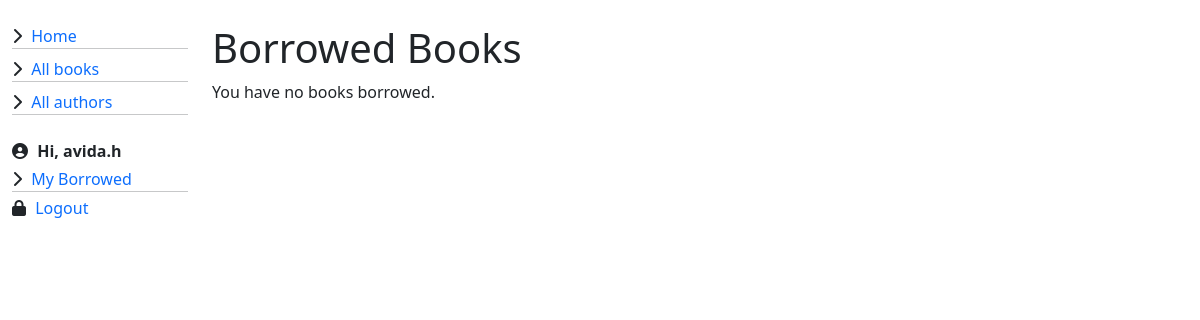
Page /catalog/mybooks/ (signed in) on the earlier database version.
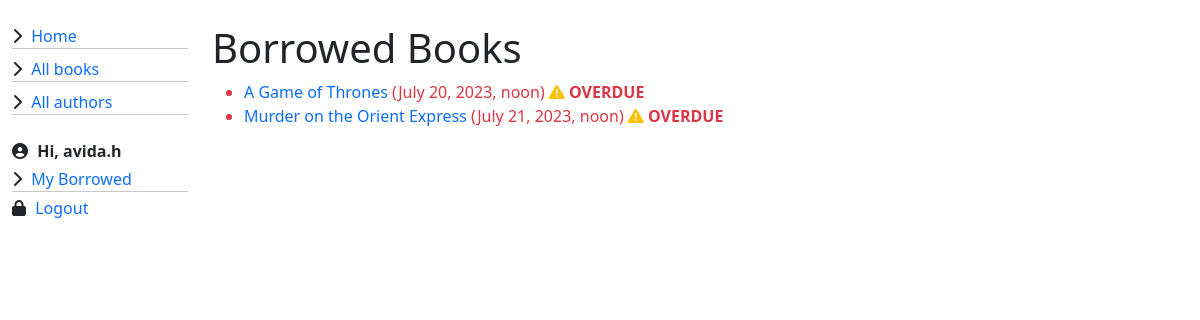
Same page on the later database version.
### catalog/models.py (models this page shows, shortened)
class BookInstance(models.Model):
    id = models.UUIDField(primary_key=True, default=uuid.uuid4,
                          help_text="Unique ID for this particular book across whole library")
    book = models.ForeignKey("book", on_delete=models.RESTRICT, null=True)
    imprint = models.CharField(max_length=400)
    due_back = models.DateTimeField(null=True, blank=True)
    borrower = models.ForeignKey(User, on_delete=models.SET_NULL, null=True, blank=True)
    LOAN_STATUS = (
        ("m", "Maintenance"),
        ("o", "On loan"),
        ("a", "Available"),
        ("r", "Reserved"),
    )
    status = models.CharField(
        max_length=1,
        choices=LOAN_STATUS,
        blank=True,
        default="m",
        help_text="Book availability",
    )
    @property
    def is_overdue(self):
        return bool(self.due_back.replace(tzinfo=None) and datetime.today() > self.due_back.replace(tzinfo=None))
    class Meta:
        ordering = ["due_back"]
        permissions = (("can_mark_returned", "Set book as returned"),)

class Book(models.Model):
    title = models.CharField(max_length=200)
    author = models.ForeignKey("Author", on_delete=models.SET_NULL, null=True)
    summary = models.TextField(
        max_length=1000, help_text="Enter a brief description of the book")
    isbn = models.CharField("ISBN", max_length=13, unique=True,
                            help_text="13 Character <a href='https://www.isbn-international.org/content/what-isbn'>ISBN number</a>")
    genre = models.ManyToManyField(
        Genre,
        help_text="Select a genre for this book")
    language = models.ForeignKey(
        "Language",
        on_delete=models.SET_NULL,
        null=True)
    def display_genre(self):
        """Create a string for the Genre. This is required to display the genre in Admin."""
        return ", ".join(genre.name for genre in self.genre.all()[:3])
    display_genre.short_description = "Genre"
    class Meta:
        ordering = ["title"]

### catalog/views.py (the view)
# urls.py: path('mybooks/', views.LoanedBooksByUserListView.as_view(), name='my-borrowed'),
class LoanedBooksByUserListView(LoginRequiredMixin, generic.ListView):
    model = BookInstance
    template_name = 'catalog/bookinstance_list_borrowed_user.html'
    paginate_by = 10
    def get_queryset(self):
        return (
            BookInstance.objects.filter(borrower=self.request.user).filter(
                status__exact='o').order_by('due_back')
        )

### catalog/templates/catalog/bookinstance_list_borrowed_user.html (shortened to what this page needs)
{% extends "base_generic.html" %}
{% block content %}
    <h1>Borrowed Books</h1>
    {% if bookinstance_list %}
        <ul>
            {% for bookinst in bookinstance_list %}
                <li class="{% if bookinst.is_overdue %}text-danger{% endif %}">
                    <a href="{% url 'book-detail' bookinst.book.pk %}">
                        {{ bookinst.book.title }}
                    </a> ({{ bookinst.due_back }})
                    {% if bookinst.is_overdue %}
                    <strong><i class="fa-solid fa-triangle-exclamation text-warning"></i> OVERDUE</strong>{% endif %}
                </li>
            {% endfor %}
        </ul>
    {% else %}
        <p>You have no books borrowed.</p>
    {% endif %}
{% endblock %}

Differences in the rows shown:
now on this page (row edited): BookInstance: book "A Game of Thrones", due_back "July 20, 2023, noon", shows "OVERDUE"
now on this page (row edited): BookInstance: book "Murder on the Orient Express", due_back "July 21, 2023, noon", shows "OVERDUE"
Other differences:
text no longer shown: "You have no books borrowed."
